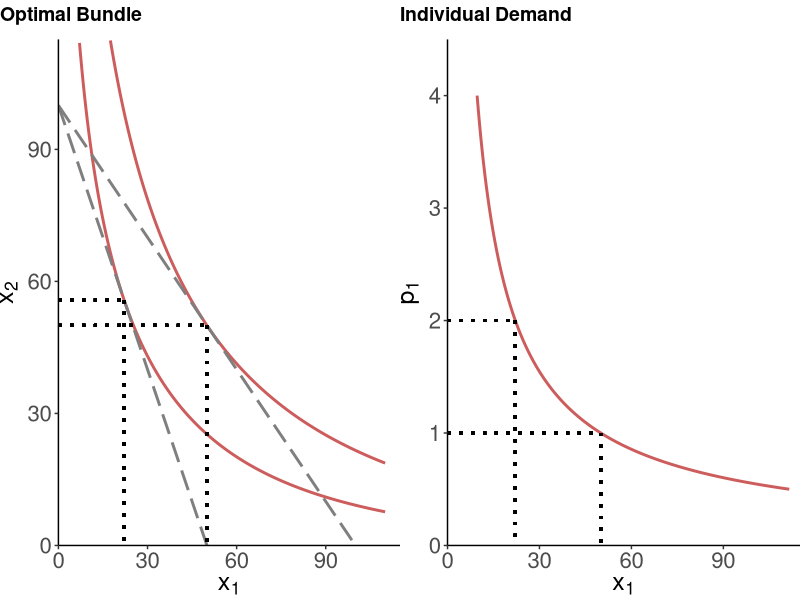

Write the R code that produced this figure.
## ---- chunk 1
knitr::opts_chunk$set(echo = FALSE)
## ---- chunk 2
library(data.table)
library(ggplot2)
library(cowplot)
## ---- chunk 3

x <- seq(0.0,110,0.1)

r <- .25

M <- 100
p1 <- 1
p2 <- 2

xp1 <- (p1^(1/(r-1)))/(p1^(r/(r-1))+1^(r/(r-1)))*M
xp2 <- (p2^(1/(r-1)))/(p2^(r/(r-1))+1^(r/(r-1)))*M

yp1 <- (1^(1/(r-1)))/(1^(r/(r-1))+p1^(r/(r-1)))*M
yp2 <- (1^(1/(r-1)))/(1^(r/(r-1))+p2^(r/(r-1)))*M

U1 <- M*(p1^(r/(r-1))+1^(r/(r-1)))^((1-r)/r)
U2 <- M*(p2^(r/(r-1))+1^(r/(r-1)))^((1-r)/r)

y1 <- (U1^r-x^r)^(1/r)
y2 <- (U2^r-x^r)^(1/r)

b1 <- M/1-p1/1*x
b2 <- M/1-p2/1*x

dt1 <- data.table(x,y1,y2,b1,b2)

gg1 <- ggplot(dt1)+
  geom_line(aes(x=x,y=y1),size=1,color="indianred",na.rm=T)+
  geom_line(aes(x=x,y=y2),size=1,color="indianred",na.rm=T)+
  geom_line(aes(x=x,y=b1),size=1,color="gray50",linetype=5,na.rm=T)+
  geom_line(aes(x=x,y=b2),size=1,color="gray50",linetype=5,na.rm=T)+
  geom_segment(aes(x=0,y=yp1,xend=xp1,yend=yp1),linetype=3,size=1)+
  geom_segment(aes(x=xp1,y=yp1,xend=xp1,yend=0),linetype=3,size=1)+
  geom_segment(aes(x=0,y=yp2,xend=xp2,yend=yp2),linetype=3,size=1)+
  geom_segment(aes(x=xp2,y=yp2,xend=xp2,yend=0),linetype=3,size=1)+
  labs(x=expression(x[1]),y=expression(x[2]))+
  scale_x_continuous(expand=c(0,0),limits=c(0,115))+
  scale_y_continuous(expand=c(0,0),limits=c(0,115))+
  theme_classic()+
  theme(axis.title = element_text(size=18), axis.text = element_text(size=16),plot.margin = margin(1,0,0,0,"cm"))

p <- seq(.5,4,0.01)
xp <- (p^(1/(r-1)))/(p^(r/(r-1))+1^(r/(r-1)))*M

dt2 <- data.table(p,xp)

gg2 <- ggplot(dt2)+
  geom_line(aes(x=xp,y=p),size=1,color="indianred",na.rm=T)+
  geom_segment(aes(x=0,y=p1,xend=xp1,yend=p1),linetype=3,size=1)+
  geom_segment(aes(x=xp1,y=p1,xend=xp1,yend=0),linetype=3,size=1)+
  geom_segment(aes(x=0,y=p2,xend=xp2,yend=p2),linetype=3,size=1)+
  geom_segment(aes(x=xp2,y=p2,xend=xp2,yend=0),linetype=3,size=1)+
  labs(x=expression(x[1]),y=expression(p[1]))+
  scale_x_continuous(expand=c(0,0),limits=c(0,115))+
  scale_y_continuous(expand=c(0,0),limits=c(0,4.5))+
  theme_classic()+
  theme(axis.title = element_text(size=18), axis.text = element_text(size=16),plot.margin = margin(1,0,0,0,"cm"))


plot_grid(gg1,gg2,align="h",nrow=1,labels=c("Optimal Bundle","Individual Demand"),hjust=0)
